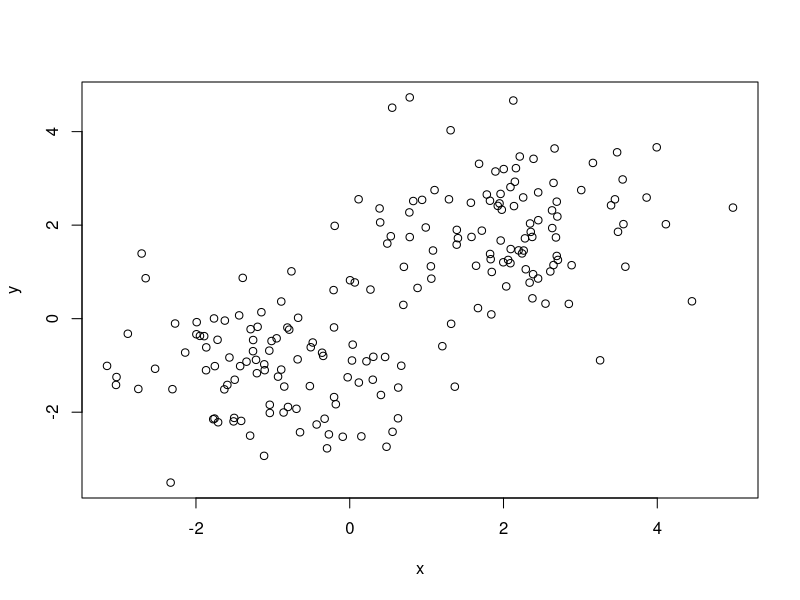
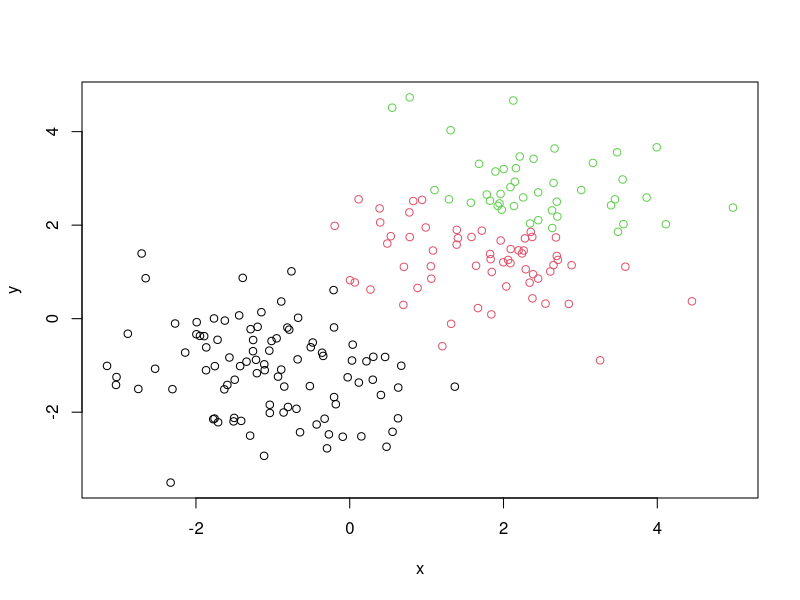
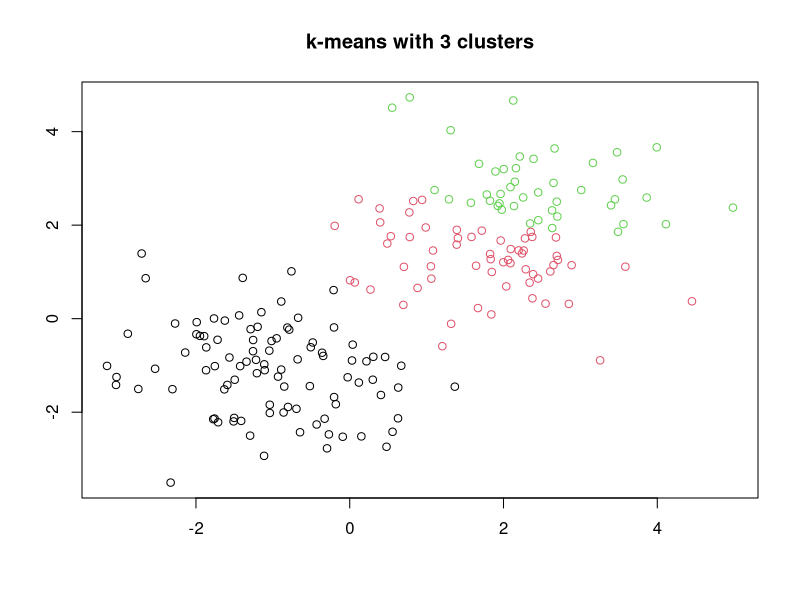
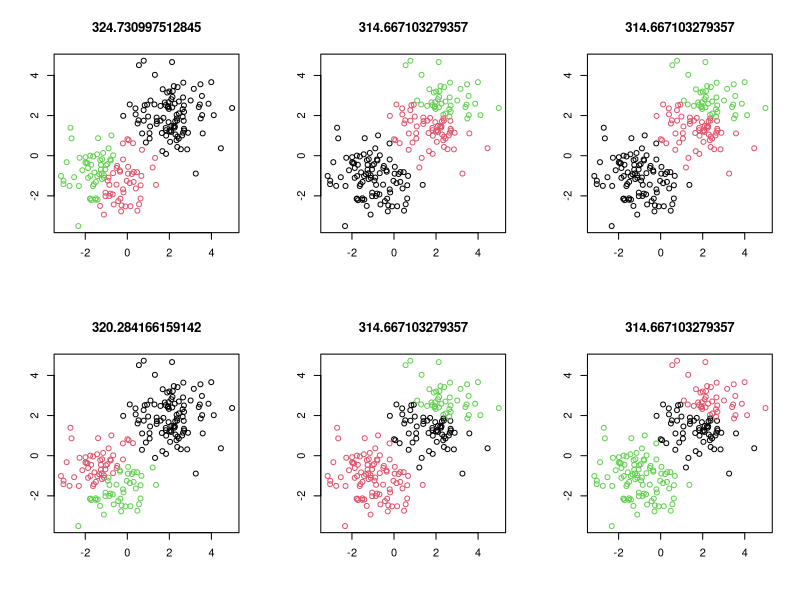
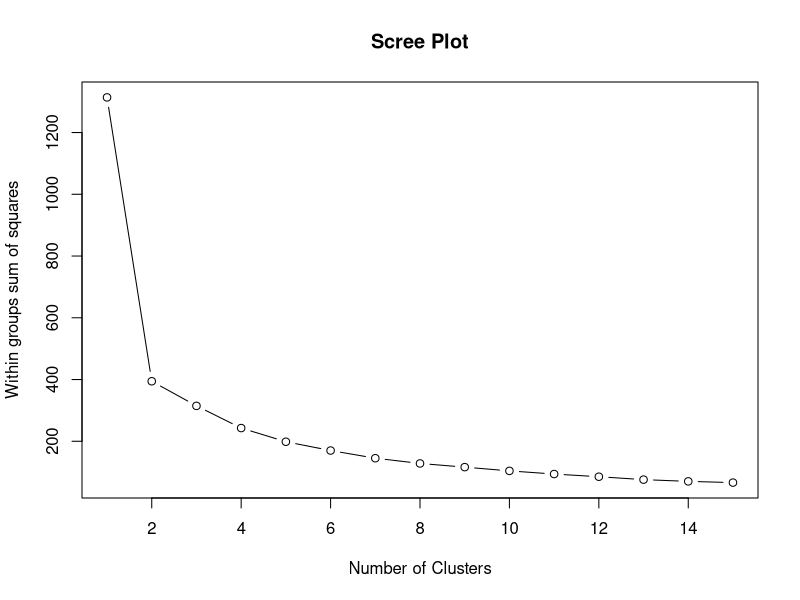

Write the R code that produced these figures, in order.
#Unsupervised Learning in R
#via Datacamp


#kMeans clustering
my_data1 <- data.frame(x = rnorm(100, mean = 2),
                       y = rnorm(100, mean =2))

my_data2 <- data.frame(x = rnorm(100, mean = -1),
                       y = rnorm(100, mean = -1))

my_data <- rbind(my_data1, my_data2)
rm(my_data1, my_data2)

plot(my_data)

########
set.seed(1) #VERY IMPORTANT for repeatability, cluster colors wont change!!!!
# Create the k-means model: km.out
km.out <- kmeans(x = my_data, centers = 3, nstart = 20)

# Inspect the result
#summary(km.out)

# Print the cluster membership component of the model
print(km.out$cluster)

# Print the km.out object
print(km.out)


###Visualize Data
plot(my_data, col=km.out$cluster)
plot(my_data, col=km.out$cluster, main = "k-means with 3 clusters", xlab ="", ylab="")

#######

#run it 6 times, visualize them
# Set up 2 x 3 plotting grid
par(mfrow = c(2, 3))

# Set seed
set.seed(1)

#forloop for the 2 x 3 plotting grid
for(i in 1:6) {
  # Run kmeans() on x with three clusters and one start
  km.out <- kmeans(my_data, 3, nstart = 1)
  
  # Plot clusters
  plot(my_data, col = km.out$cluster, 
       main = km.out$tot.withinss, 
       xlab = "", ylab = "")
}

#UNKNOWN number of clusters apriori?
#what if you don't the number clusters apriori?
#here's how you determine it.
#do iteration of num of clusters x Total sum of squares plot
#its called a scree plot
#notice the elbow trend, that's when you've determined the number of clusters.

# Initialize total within sum of squares error: wss
wss <- 0

#lets run up to 15 clusters
# For 1 to 15 cluster centers
for (i in 1:15) {
  km.out <- kmeans(my_data, centers = i, nstart = 20)
  # Save total within sum of squares to wss variable
  wss[i] <- km.out$tot.withinss
}

# Plot total within sum of squares vs. number of clusters
par(mfrow = c(1, 1))
plot(1:15, wss, type = "b", 
     xlab = "Number of Clusters", 
     ylab = "Within groups sum of squares",
     main = "Scree Plot")



###SCREE PLOT, the point when the number of clusters
